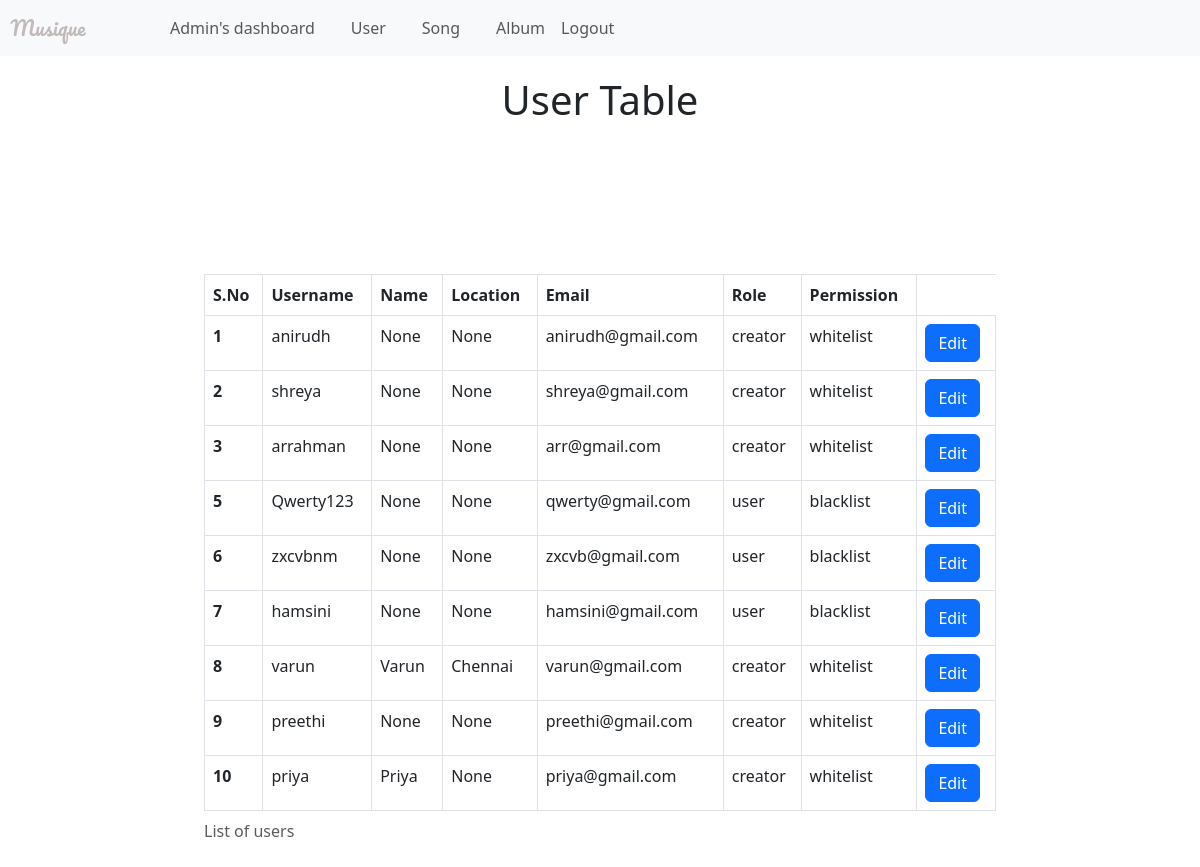
The app's page /admin/user/ (signed in) with its own data.
### website/models.py (models this page shows)
class User(db.Model, UserMixin):
    id = db.Column(db.Integer, primary_key=True, autoincrement=True)
    username = db.Column(db.String(255), unique=True, nullable=False)
    email = db.Column(db.String(255), unique=True, nullable=False)
    password = db.Column(db.String(255), nullable=False)
    name = db.Column(db.String(255))
    location = db.Column(db.String(255))
    role = db.Column(db.String(50), default='user')
    permission = db.Column(db.String(50), default='blacklist')

### website/auth.py (the view)
@auth.route('/admin/user/',methods=['GET', 'POST'])
@login_required
def user_table():
    users = User.query.filter(User.username != 'admin').all()
    return render_template('admin/user_table.html', users=users)

### website/__init__.py (called while the page is built)
def create_app():
    app = Flask(__name__, static_url_path='/static', static_folder='static')
    app.config['SECRET_KEY'] = 'hjshjhdjah kjshkjdhjs'
    app.config['SQLALCHEMY_DATABASE_URI'] = f'sqlite:///{DB_NAME}'
    db.init_app(app)
    from .auth import auth
    from .models import User, Song, Album, Playlist
    app.register_blueprint(auth, url_prefix='/')
    with app.app_context():
        db.create_all()
    login_manager.login_view = 'auth.login'
    login_manager.init_app(app)
    @login_manager.user_loader
    def load_user(id):
        return User.query.get(int(id))
    return app

### website/templates/admin/user_table.html (shortened to what this page needs)
<!DOCTYPE html>
<html lang="en">
<head>
    <link href="https://cdn.jsdelivr.net/npm/bootstrap@5.3.0/dist/css/bootstrap.min.css" rel="stylesheet">
</head>
<body>
    <nav class="navbar navbar-expand-lg navbar-light bg-light">
        <div class="container-fluid">
            <a class="navbar-brand fancy-font" href="#">
                Musique
            </a>
            <div class="collapse navbar-collapse" id="navbarNav">
                <ul class="navbar-nav" style="margin-left: 150px;">
                    <li class="nav-item" style="margin-right: 20px;">
                        <a class="nav-link btn btn-outline-primary" href="{{ url_for('auth.index') }}">Admin's dashboard</a>
                    </li>
                    <li class="nav-item" style="margin-right: 20px;">
                        <a class="nav-link btn btn-outline-primary" href="{{ url_for('auth.user_table') }}">User</a>
                    </li>
                    <li class="nav-item" style="margin-right: 20px;">
                        <a class="nav-link btn btn-outline-primary" href="{{ url_for('auth.song_table') }}">Song</a>
                    </li>
                    <li class="nav-item">
                        <a class="nav-link btn btn-outline-primary" href="{{ url_for('auth.album_table') }}">Album</a>
                    </li>
                </ul>
                <ul class="navbar-nav ml-auto">
                    <li class="nav-item">
                        <a class="nav-link btn btn-outline-primary" href="{{ url_for('auth.welcome')}}">Logout</a>
                    </li>
                </ul>
            </div>
        </div>
    </nav>
    <h1 class="page-title">User Table</h1>
        <div class="row justify-content-center">
            <div class="col-md-8">
<table class="table table-bordered">
    <caption>List of users</caption>
    <thead>
    <tr>
        <th scope="col">S.No</th>
        <th scope="col">Username</th>
        <th scope="col">Name</th>
        <th scope="col">Location</th>
        <th scope="col">Email</th>
        <th scope="col">Role</th>
        <th scope="col">Permission</th>
    </tr>
    </thead>
    <tbody>
    {% for user in users %}
        <tr>
            <th scope="row">{{ user.id }}</th>
            <td>{{ user.username }}</td>
            <td>{{ user.name }}</td>
            <td>{{ user.location }}</td>
            <td>{{ user.email }}</td>
            <td>{{ user.role}}</td>
            <td>{{ user.permission}}</td>
            <td>
                <button type="button" class="btn btn-primary" data-bs-toggle="modal" data-bs-target="#editModal{{ user.id }}">
                    Edit
                </button>
            </td>
        </tr>
    {% endfor %}
    </tbody>
</table>
</body>
</html>

### website/templates/admin/user_table.html (style rules this page uses)
.fancy-font { font-family: 'Pacifico', cursive; color: #c2baba; margin-bottom: 20px; position: absolute; top: 50%; left: 4%; transform: translate(-50%, -50%); }
.page-title { text-align: center; margin-top: 20px; }
.navbar-brand { font-family: 'Pacifico',cursive !important; }

### records on screen
User: id "1", username "anirudh", name "None", location "None", email "anirudh@gmail.com", role "creator", permission "whitelist"
User: id "2", username "shreya", name "None", location "None", email "shreya@gmail.com", role "creator", permission "whitelist"
User: id "3", username "arrahman", name "None", location "None", email "arr@gmail.com", role "creator", permission "whitelist"
User: id "5", username "Qwerty123", name "None", location "None", email "qwerty@gmail.com", role "user", permission "blacklist"
User: id "6", username "zxcvbnm", name "None", location "None", email "zxcvb@gmail.com", role "user", permission "blacklist"
User: id "7", username "hamsini", name "None", location "None", email "hamsini@gmail.com", role "user", permission "blacklist"
User: id "8", username "varun", name "Varun", location "Chennai", email "varun@gmail.com", role "creator", permission "whitelist"
User: id "9", username "preethi", name "None", location "None", email "preethi@gmail.com", role "creator", permission "whitelist"
User: id "10", username "priya", name "Priya", location "None", email "priya@gmail.com", role "creator", permission "whitelist"
